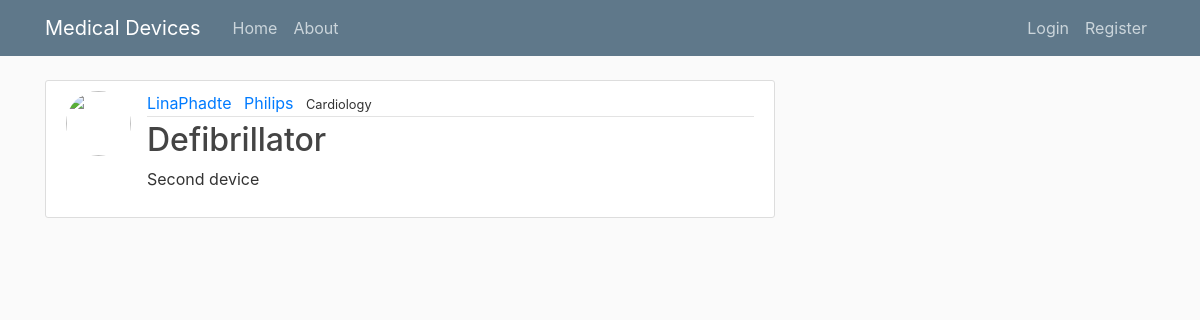
/Device/2/, run on the app's committed database.
### medical_devices/models.py (models this page shows, shortened)
class Device(models.Model):
    Name= models.CharField(max_length=50)
    image = models.ImageField(null=True, blank=True, upload_to='images/')
    Company= models.CharField(max_length=50)
    Category= models.CharField(max_length=50)
    Content= models.TextField()
    Author= models.ForeignKey(User, on_delete=models.CASCADE)

### medical_devices/views.py (the view)
# urls.py: path('Device/<int:pk>/', DeviceDetailView.as_view(), name='Device-detail'),
class DeviceDetailView(DetailView):
    model= Device

### medical_devices/templates/medical_devices/Device_detail.html (shortened to what this page needs)
{% extends "medical_devices/base.html"%}
{% load crispy_forms_tags %}
{% block content %}
  <article class="media content-section">
    <img class="rounded-circle article-img" src="{% if object.devices.image %}{{ object.devices.image.url }}{% else %}#{% endif %}">
    <div class="media-body">
        <div class="article-metadata">
            <a class="mr-2" href="#">{{ object.Author }}</a>
            <a class="mr-2" href="#">{{ object.Company }}</a>
            <small class="article-category">{{ object.Category }}</small>
        </div>
        <h2 class="article-title">{{ object.Name }}</h2>
        <p class="article-content">{{ object.Content }}</p>
    </div>
  </article>
{% endblock content %}

### medical_devices/static/medical_devices/main.css (style rules this page uses)
body { background: #fafafa; color: #333333; margin-top: 5rem; }
h1, h2, h3, h4, h5, h6 { color: #444444; }
.content-section { background: #ffffff; padding: 10px 20px; border: 1px solid #dddddd; border-radius: 3px; margin-bottom: 20px; }
.article-title { color: #444444; }
.article-content { white-space: pre-line; }
.article-img { height: 65px; width: 65px; margin-right: 16px; }
.article-metadata { padding-bottom: 1px; margin-bottom: 4px; border-bottom: 1px solid #e3e3e3 }

### data on the page
Device: Author "LinaPhadte", Company "Philips", Category "Cardiology", Name "Defibrillator", Content "Second device"
